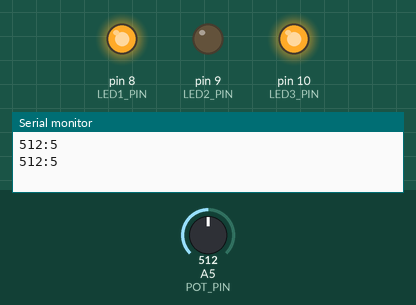
This sketch was run on a simulated Arduino Uno, built with avr-gcc and run on an emulated ATmega328P. Shown: output pins drawn as LEDs (lit = HIGH), the last lines printed to the serial monitor. The inputs (shaded band) are chosen by the test bench; at power-on: A5 (POT_PIN) = 512.

Above: at 1.8 s.
1.9 s: A5 (POT_PIN) set to 598
3.4 s: A5 (POT_PIN) set to 622
At 4.7 s:
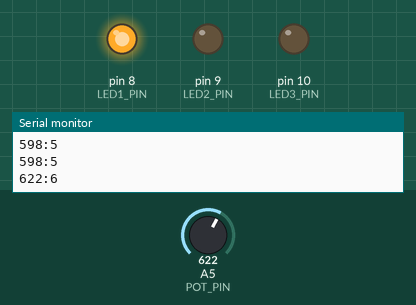
5.5 s: A5 (POT_PIN) set to 511
At 6.3 s:
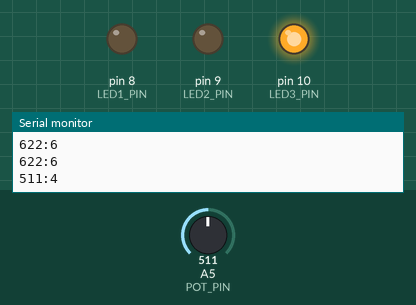
7.5 s: A5 (POT_PIN) set to 422
9.2 s: A5 (POT_PIN) set to 401
At 10.5 s:
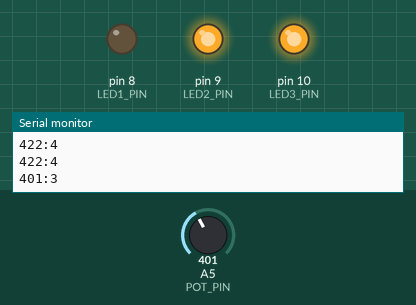
11.5 s: A5 (POT_PIN) set to 716
At 13.3 s:
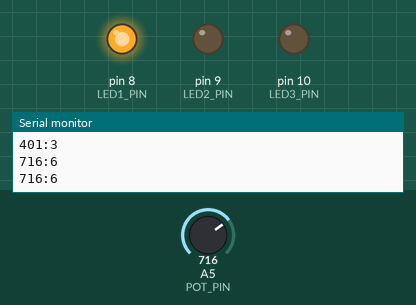
Timing chart, 0 to 14.5 s (numbered marks = the images above; inputs shaded):
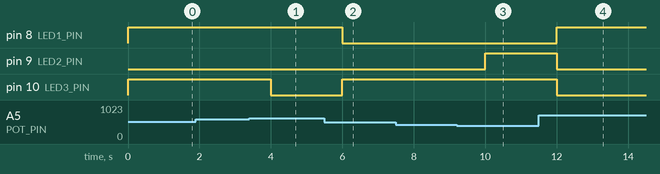

The sketch:

adjustable_rgb_led.ino
```cpp
#include <math.h>

#define POT_PIN A5
#define LED1_PIN 8
#define LED2_PIN 9
#define LED3_PIN 10

#define ON  HIGH
#define OFF LOW

const boolean RED[]     = { ON, OFF, OFF };
const boolean GREEN[]   = { OFF, ON, OFF };
const boolean BLUE[]    = { OFF, OFF, ON };
const boolean YELLOW[]  = { ON, ON, OFF };
const boolean CYAN[]    = { OFF, ON, ON };
const boolean MAGENTA[] = { ON, OFF, ON };
const boolean WHITE[]   = { ON, ON, ON };
const boolean BLACK[]   = { OFF, OFF, OFF };
const boolean* COLORS[] = { WHITE, WHITE, GREEN, CYAN, BLUE, MAGENTA, RED, YELLOW, BLACK, BLACK };

int val;
int rawVal;

void setup() {
  Serial.begin(9600);
  pinMode(LED1_PIN, OUTPUT);
  pinMode(LED2_PIN, OUTPUT);
  pinMode(LED3_PIN, OUTPUT);
}

void loop() {
  rawVal = analogRead(POT_PIN);
  val = map(rawVal, 0, 1023, 0, 10);
  setColor(COLORS[val]);

  Serial.print(rawVal);
  Serial.print(":");
  Serial.println(val);

  delay(1000);
}

void setColor(const boolean* color) {
  digitalWrite(LED1_PIN, color[0]);
  digitalWrite(LED2_PIN, color[1]);
  digitalWrite(LED3_PIN, color[2]);
}
```

Measured:
- the behaviour switches between 613 and 614 on A5 (POT_PIN) (found by bisection; images 0 and 1)
- the behaviour switches between 410 and 409 on A5 (POT_PIN) (found by bisection; images 2 and 3)
- after the input at 3.4 s, pin 10 (LED3_PIN): HIGH → LOW after 0.60 s
- after the input at 5.5 s, pin 8 (LED1_PIN): HIGH → LOW after 0.50 s; pin 10 (LED3_PIN): LOW → HIGH after 0.50 s
- after the input at 9.2 s, pin 9 (LED2_PIN): LOW → HIGH after 0.80 s
- after the input at 11.5 s, pin 8 (LED1_PIN): LOW → HIGH after 0.51 s; pin 9 (LED2_PIN), pin 10 (LED3_PIN): HIGH → LOW after 0.51 s
